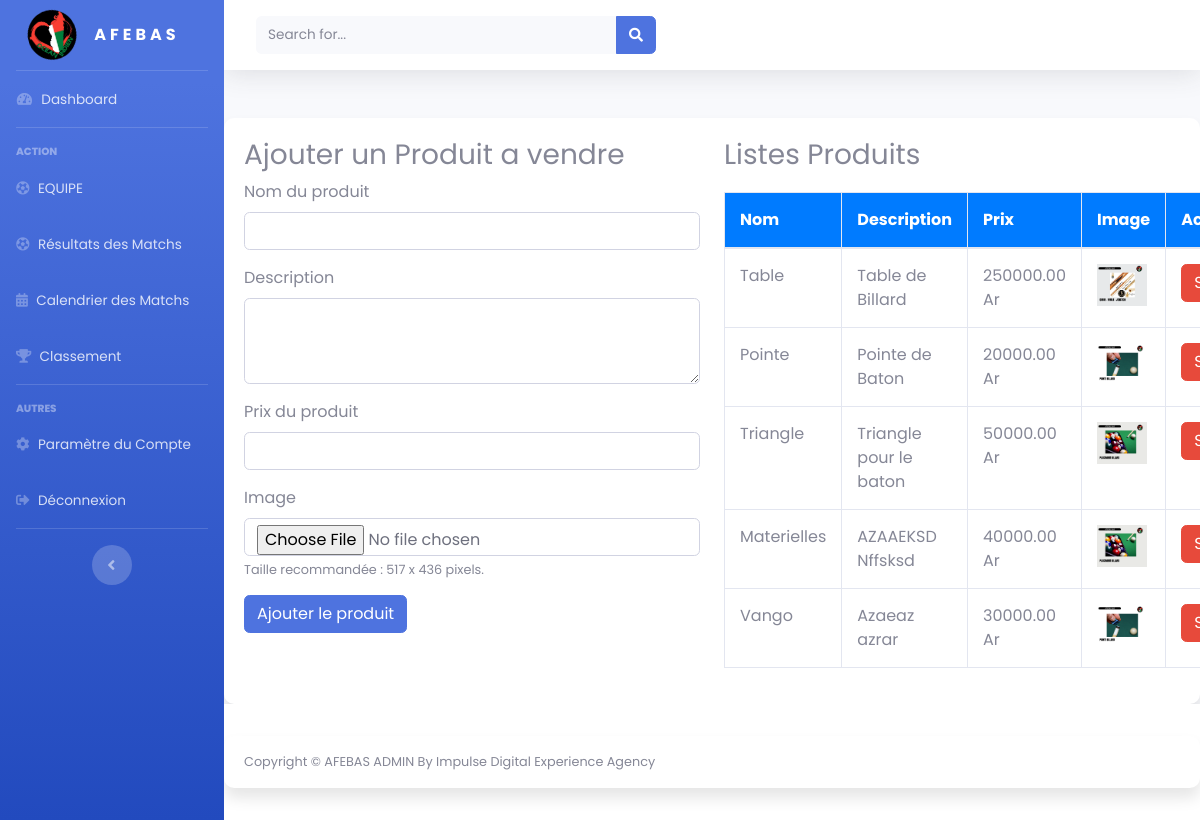
The page /ecommerce.php on the database its author committed.
### tables this page shows
CREATE TABLE `produits` (
  `id` int(11) NOT NULL,
  `nom` varchar(255) NOT NULL,
  `description` text NOT NULL,
  `image` varchar(255) NOT NULL,
  `prix` decimal(10,2) DEFAULT NULL
);

### ecommerce.php (the view, shortened to what this page needs)
<!DOCTYPE html>
<html lang="en">
<head>
    <link href="vendor/fontawesome-free/css/all.min.css" rel="stylesheet" type="text/css">
    <link rel="stylesheet" href="./asset/css/style2.css">
    <link rel="stylesheet" href="./asset/css/style3.css">
    <link rel="stylesheet" href="./asset/css/dash.css">
</head>
<body id="page-top">
    <div id="wrapper">
        <ul class="navbar-nav bg-gradient-primary sidebar sidebar-dark accordion" id="accordionSidebar">
            <a class="sidebar-brand d-flex align-items-center justify-content-center">
                <div class="sidebar-brand-icon rotate-n-15">
                    <img src="./asset/images/Logo.png" alt="" style="width: 50px;">
                </div>
                <div class="sidebar-brand-text mx-3" style="letter-spacing: 4px; font-weight: bold;">AFEBAS</div>
            </a>
            <hr class="sidebar-divider my-0">
            <li class="nav-item">
                <a class="nav-link">
                    <i class="fas fa-fw fa-tachometer-alt"></i>
                    <span>Dashboard</span>
                </a>
            </li>
            <hr class="sidebar-divider">
            <div class="sidebar-heading">Action</div>
            <li class="nav-item">
                <a class="nav-link collapsed" href="./equipe.html">
                    <i class="fas fa-futbol"></i>
                    <span> EQUIPE</span>
                </a>
            </li>
            <li class="nav-item">
                <a class="nav-link collapsed" href="./resulandmatch.php">
                    <i class="fas fa-futbol"></i>
                    <span> Résultats des Matchs</span>
                </a>
            </li>
            <li class="nav-item">
                <a class="nav-link collapsed" href="./calendrier.php">
                    <i class="fas fa-calendar-alt"></i>
                    <span>Calendrier des Matchs</span>
                </a>
            </li>
            <li class="nav-item">
                <a class="nav-link collapsed" href="./classement.php">
                    <i class="fas fa-trophy"></i>
                    <span>Classement</span>
                </a>
            </li>
            <hr class="sidebar-divider">
            <div class="sidebar-heading">Autres</div>
            <li class="nav-item">
                <a class="nav-link" href="">
                    <i class="fas fa-cog"></i>
                    <span>Paramètre du Compte</span>
                </a>
            </li>
            <li class="nav-item">
                <a class="nav-link" href="">
                    <i class="fas fa-sign-out-alt"></i>
                    <span>Déconnexion</span>
                </a>
            </li>
            <hr class="sidebar-divider d-none d-md-block">
            <div class="text-center d-none d-md-inline">
                <button class="rounded-circle border-0" id="sidebarToggle"></button>
            </div>
        </ul>
        <div id="content-wrapper" class="d-flex flex-column">
            <div id="content">
                <nav class="navbar navbar-expand navbar-light bg-white topbar mb-4 static-top shadow">
                    <form
                        class="d-none d-sm-inline-block form-inline mr-auto ml-md-3 my-2 my-md-0 mw-100 navbar-search">
                        <div class="input-group">
                            <input type="text" class="form-control bg-light border-0 small" placeholder="Search for..."
                                aria-label="Search" aria-describedby="basic-addon2">
                            <div class="input-group-append">
                                <button class="btn btn-primary" type="button">
                                    <i class="fas fa-search fa-sm"></i>
                                </button>
                            </div>
                        </div>
                    </form>
                </nav>
                <div class="container mt-5">
                    <div class="row">
                        <div class="col-md-6">
                            <h3>Ajouter un Produit a vendre</h3>
                            <form action="./server/ajouter_produit.php" method="POST" enctype="multipart/form-data">
                                <div class="mb-3">
                                    <label for="nom" class="form-label">Nom du produit</label>
                                    <input type="text" class="form-control" id="nom" name="nom" required>
                                </div>
                                <div class="mb-3">
                                    <label for="description" class="form-label">Description</label>
                                    <textarea class="form-control" id="description" name="description" rows="3" required></textarea>
                                </div>
                                <div class="mb-3">
                                    <label for="prix" class="form-label">Prix du produit</label>
                                    <input type="number" class="form-control" id="prix" name="prix" step="0.01" required>
                                </div>
                                <div class="mb-3">
                                    <label for="image" class="form-label">Image</label>
                                    <input type="file" class="form-control" id="image" name="image" accept="image/*" required>
                                    <small class="form-text text-muted">Taille recommandée : 517 x 436 pixels.</small>
                                </div>
                                <button type="submit" class="btn btn-primary">Ajouter le produit</button>
                            </form>
                        </div>
                        <?php
                        require_once './server/db.php';
                        $sql = "SELECT * FROM produits";
                        $stmt = $pdo->query($sql);
                        $produits = $stmt->fetchAll(PDO::FETCH_ASSOC);
                        ?>
                        <div class="col-md-6">
                            <h3>Listes Produits</h3>
                            <table class="table table-bordered">
                                <thead>
                                    <tr>
                                        <th>Nom</th>
                                        <th>Description</th>
                                        <th>Prix</th>
                                        <th>Image</th>
                                        <th>Action</th>
                                    </tr>
                                </thead>
                                <tbody>
                                    <?php foreach ($produits as $produit): ?>
                                        <tr>
                                            <td><?php echo htmlspecialchars($produit['nom']); ?></td>
                                            <td><?php echo htmlspecialchars($produit['description']); ?></td>
                                            <td><?php echo htmlspecialchars($produit['prix']); ?> Ar</td>
                                            <td><img src="<?php echo htmlspecialchars($produit['image']); ?>" alt="<?php echo htmlspecialchars($produit['nom']); ?>" width="50"></td>
                                            <td>
                                                <button class="btn btn-danger" onclick="confirmDeletion(<?php echo $produit['id']; ?>)">Supprimer</button>
                                            </td>
                                        </tr>
                                    <?php endforeach; ?>
                                </tbody>
                            </table>
                        </div>
                    </div>
                </div>
            </div>
            <footer class="sticky-footer bg-white">
                <div class="container my-auto">
                    <div class="copyright text-center my-auto">
                        <span>Copyright &copy; AFEBAS ADMIN By Impulse Digital Experience Agency</span>
                    </div>
                </div>
            </footer>
        </div>
</body>
</html>

### asset/css/dash.css (style rules this page uses)
.container { display: flex; background-color: #fff; border-radius: 10px; box-shadow: 0 10px 15px rgba(0, 0, 0, 0.1); overflow: hidden; max-width: 1200px; width: 100%; padding: 20px; }
table { width: 100%; border-collapse: collapse; margin-top: 20px; }
th { padding: 12px; text-align: left; border-bottom: 1px solid #ddd; }
th { background-color: #007bff; color: white; }
.table th, .table td { padding: 15px; }
.table { margin-top: 20px; }

### rows shown on the page
produits: nom "Table", description "Table de Billard", prix "250000.00", image (picture)
produits: nom "Pointe", description "Pointe de Baton", prix "20000.00", image (picture)
produits: nom "Triangle", description "Triangle pour le baton", prix "50000.00", image (picture)
produits: nom "Materielles", description "AZAAEKSD Nffsksd", prix "40000.00", image (picture)
produits: nom "Vango", description "Azaeaz azrar", prix "30000.00", image (picture)
